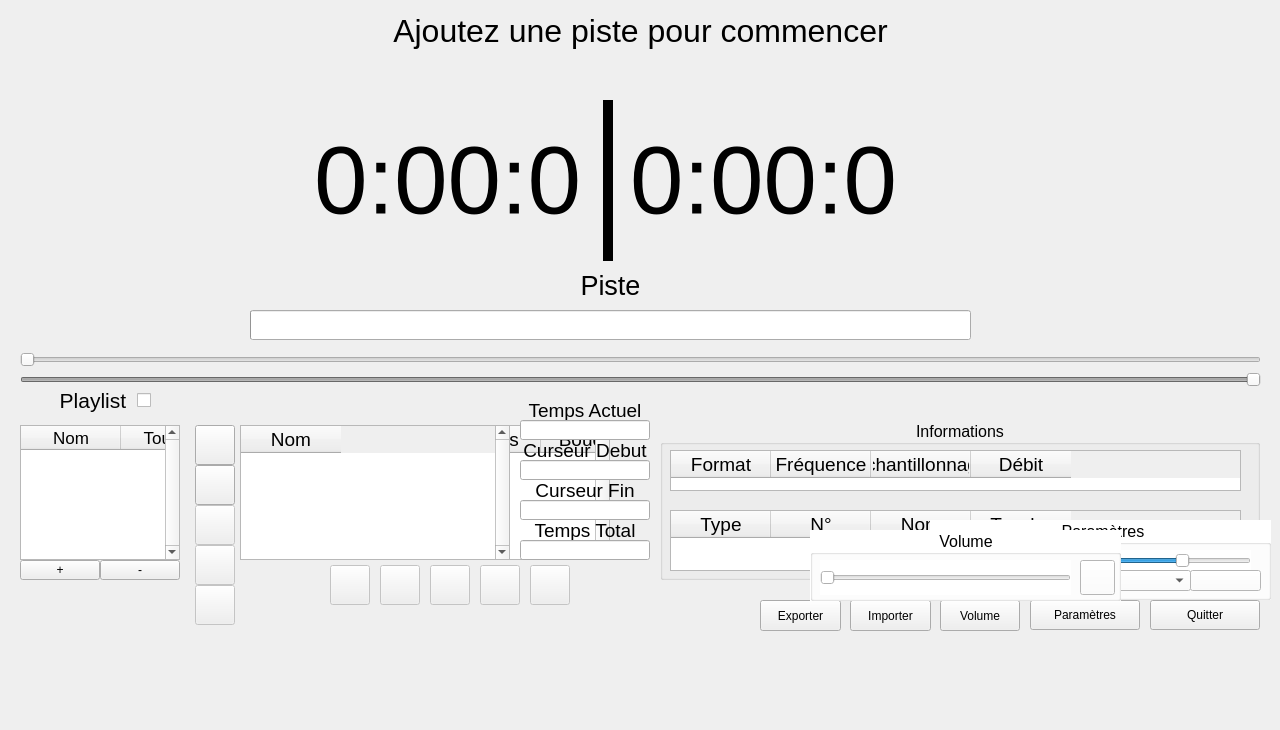
<?xml version="1.0" encoding="UTF-8"?>
<ui version="4.0">
 <class>MainWindow</class>
 <widget class="QMainWindow" name="MainWindow">
  <property name="geometry">
   <rect>
    <x>0</x>
    <y>0</y>
    <width>1280</width>
    <height>730</height>
   </rect>
  </property>
  <property name="minimumSize">
   <size>
    <width>1280</width>
    <height>730</height>
   </size>
  </property>
  <property name="maximumSize">
   <size>
    <width>16777215</width>
    <height>16777215</height>
   </size>
  </property>
  <property name="windowTitle">
   <string>Audio Boucler v1.05</string>
  </property>
  <widget class="QWidget" name="centralWidget">
   <widget class="QPushButton" name="pushButton_Lecture">
    <property name="enabled">
     <bool>false</bool>
    </property>
    <property name="geometry">
     <rect>
      <x>380</x>
      <y>565</y>
      <width>40</width>
      <height>40</height>
     </rect>
    </property>
    <property name="toolTip">
     <string>Lecture</string>
    </property>
    <property name="text">
     <string/>
    </property>
    <property name="icon">
     <iconset resource="application.qrc">
      <normaloff>:/Icon/Play.png</normaloff>:/Icon/Play.png</iconset>
    </property>
    <property name="iconSize">
     <size>
      <width>20</width>
      <height>20</height>
     </size>
    </property>
   </widget>
   <widget class="QPushButton" name="pushButton_Ajouter">
    <property name="geometry">
     <rect>
      <x>195</x>
      <y>425</y>
      <width>40</width>
      <height>40</height>
     </rect>
    </property>
    <property name="toolTip">
     <string>Ajouter des pistes</string>
    </property>
    <property name="text">
     <string/>
    </property>
    <property name="icon">
     <iconset resource="application.qrc">
      <normaloff>:/Icon/Ajout musique.png</normaloff>:/Icon/Ajout musique.png</iconset>
    </property>
    <property name="iconSize">
     <size>
      <width>30</width>
      <height>30</height>
     </size>
    </property>
   </widget>
   <widget class="QPushButton" name="pushButton_Quitter">
    <property name="geometry">
     <rect>
      <x>1150</x>
      <y>600</y>
      <width>110</width>
      <height>30</height>
     </rect>
    </property>
    <property name="toolTip">
     <string>Quitter</string>
    </property>
    <property name="text">
     <string>Quitter</string>
    </property>
   </widget>
   <widget class="QGroupBox" name="groupBox_Informations">
    <property name="geometry">
     <rect>
      <x>660</x>
      <y>420</y>
      <width>600</width>
      <height>160</height>
     </rect>
    </property>
    <property name="font">
     <font>
      <pointsize>12</pointsize>
     </font>
    </property>
    <property name="title">
     <string>Informations</string>
    </property>
    <property name="alignment">
     <set>Qt::AlignCenter</set>
    </property>
    <widget class="QTableWidget" name="tableWidget_Info">
     <property name="geometry">
      <rect>
       <x>10</x>
       <y>30</y>
       <width>571</width>
       <height>41</height>
      </rect>
     </property>
     <property name="font">
      <font>
       <pointsize>14</pointsize>
      </font>
     </property>
     <property name="verticalScrollBarPolicy">
      <enum>Qt::ScrollBarAlwaysOff</enum>
     </property>
     <property name="horizontalScrollBarPolicy">
      <enum>Qt::ScrollBarAlwaysOff</enum>
     </property>
     <property name="editTriggers">
      <set>QAbstractItemView::NoEditTriggers</set>
     </property>
     <property name="selectionMode">
      <enum>QAbstractItemView::NoSelection</enum>
     </property>
     <column>
      <property name="text">
       <string>Format</string>
      </property>
     </column>
     <column>
      <property name="text">
       <string>Fréquence</string>
      </property>
     </column>
     <column>
      <property name="text">
       <string>Echantillonnage</string>
      </property>
     </column>
     <column>
      <property name="text">
       <string>Débit</string>
      </property>
     </column>
    </widget>
    <widget class="QTableWidget" name="tableWidget_Touches">
     <property name="geometry">
      <rect>
       <x>10</x>
       <y>90</y>
       <width>571</width>
       <height>61</height>
      </rect>
     </property>
     <property name="font">
      <font>
       <pointsize>14</pointsize>
      </font>
     </property>
     <property name="horizontalScrollBarPolicy">
      <enum>Qt::ScrollBarAlwaysOff</enum>
     </property>
     <property name="editTriggers">
      <set>QAbstractItemView::NoEditTriggers</set>
     </property>
     <property name="selectionMode">
      <enum>QAbstractItemView::NoSelection</enum>
     </property>
     <attribute name="horizontalHeaderHighlightSections">
      <bool>false</bool>
     </attribute>
     <column>
      <property name="text">
       <string>Type</string>
      </property>
     </column>
     <column>
      <property name="text">
       <string>N°</string>
      </property>
     </column>
     <column>
      <property name="text">
       <string>Nom</string>
      </property>
     </column>
     <column>
      <property name="text">
       <string>Touche</string>
      </property>
     </column>
    </widget>
    <zorder>tableWidget_Touches</zorder>
    <zorder>tableWidget_Info</zorder>
   </widget>
   <widget class="QPushButton" name="pushButton_Stop">
    <property name="enabled">
     <bool>false</bool>
    </property>
    <property name="geometry">
     <rect>
      <x>480</x>
      <y>565</y>
      <width>40</width>
      <height>40</height>
     </rect>
    </property>
    <property name="toolTip">
     <string>Stop</string>
    </property>
    <property name="text">
     <string/>
    </property>
    <property name="icon">
     <iconset resource="application.qrc">
      <normaloff>:/Icon/Stop.png</normaloff>:/Icon/Stop.png</iconset>
    </property>
    <property name="iconSize">
     <size>
      <width>20</width>
      <height>20</height>
     </size>
    </property>
   </widget>
   <widget class="QLabel" name="label_Titre">
    <property name="geometry">
     <rect>
      <x>0</x>
      <y>0</y>
      <width>1281</width>
      <height>61</height>
     </rect>
    </property>
    <property name="font">
     <font>
      <pointsize>24</pointsize>
     </font>
    </property>
    <property name="text">
     <string>Ajoutez une piste pour commencer</string>
    </property>
    <property name="alignment">
     <set>Qt::AlignCenter</set>
    </property>
   </widget>
   <widget class="QSlider" name="horizontalSlider_debut">
    <property name="enabled">
     <bool>false</bool>
    </property>
    <property name="geometry">
     <rect>
      <x>20</x>
      <y>350</y>
      <width>1241</width>
      <height>20</height>
     </rect>
    </property>
    <property name="minimum">
     <number>0</number>
    </property>
    <property name="maximum">
     <number>10000</number>
    </property>
    <property name="orientation">
     <enum>Qt::Horizontal</enum>
    </property>
   </widget>
   <widget class="QSlider" name="horizontalSlider_fin">
    <property name="enabled">
     <bool>false</bool>
    </property>
    <property name="geometry">
     <rect>
      <x>20</x>
      <y>370</y>
      <width>1241</width>
      <height>20</height>
     </rect>
    </property>
    <property name="minimum">
     <number>0</number>
    </property>
    <property name="maximum">
     <number>10000</number>
    </property>
    <property name="value">
     <number>10000</number>
    </property>
    <property name="orientation">
     <enum>Qt::Horizontal</enum>
    </property>
   </widget>
   <widget class="QTableWidget" name="tableWidget_Pistes">
    <property name="geometry">
     <rect>
      <x>240</x>
      <y>425</y>
      <width>370</width>
      <height>135</height>
     </rect>
    </property>
    <property name="font">
     <font>
      <pointsize>14</pointsize>
     </font>
    </property>
    <property name="verticalScrollBarPolicy">
     <enum>Qt::ScrollBarAlwaysOn</enum>
    </property>
    <property name="horizontalScrollBarPolicy">
     <enum>Qt::ScrollBarAlwaysOff</enum>
    </property>
    <property name="cornerButtonEnabled">
     <bool>false</bool>
    </property>
    <attribute name="horizontalHeaderHighlightSections">
     <bool>false</bool>
    </attribute>
    <column>
     <property name="text">
      <string>Nom</string>
     </property>
    </column>
    <column>
     <property name="text">
      <string>Touche</string>
     </property>
    </column>
    <column>
     <property name="text">
      <string>Temps</string>
     </property>
    </column>
    <column>
     <property name="text">
      <string>Boucler</string>
     </property>
    </column>
   </widget>
   <widget class="QPushButton" name="pushButton_Supprimer">
    <property name="enabled">
     <bool>false</bool>
    </property>
    <property name="geometry">
     <rect>
      <x>195</x>
      <y>585</y>
      <width>40</width>
      <height>40</height>
     </rect>
    </property>
    <property name="toolTip">
     <string>Supprimer</string>
    </property>
    <property name="text">
     <string/>
    </property>
    <property name="icon">
     <iconset resource="application.qrc">
      <normaloff>:/Icon/Supprimer.png</normaloff>:/Icon/Supprimer.png</iconset>
    </property>
    <property name="iconSize">
     <size>
      <width>30</width>
      <height>30</height>
     </size>
    </property>
   </widget>
   <widget class="QWidget" name="widget_G" native="true">
    <property name="geometry">
     <rect>
      <x>10</x>
      <y>60</y>
      <width>0</width>
      <height>280</height>
     </rect>
    </property>
    <property name="styleSheet">
     <string notr="true">background-color: grey;</string>
    </property>
   </widget>
   <widget class="QWidget" name="widget_D" native="true">
    <property name="geometry">
     <rect>
      <x>1260</x>
      <y>70</y>
      <width>0</width>
      <height>280</height>
     </rect>
    </property>
    <property name="styleSheet">
     <string notr="true">background-color: grey;</string>
    </property>
   </widget>
   <widget class="QPushButton" name="pushButton_Monter">
    <property name="enabled">
     <bool>false</bool>
    </property>
    <property name="geometry">
     <rect>
      <x>195</x>
      <y>505</y>
      <width>40</width>
      <height>40</height>
     </rect>
    </property>
    <property name="toolTip">
     <string>Monter la piste</string>
    </property>
    <property name="text">
     <string/>
    </property>
    <property name="icon">
     <iconset resource="application.qrc">
      <normaloff>:/Icon/Monter.png</normaloff>:/Icon/Monter.png</iconset>
    </property>
    <property name="iconSize">
     <size>
      <width>25</width>
      <height>25</height>
     </size>
    </property>
   </widget>
   <widget class="QPushButton" name="pushButton_Descendre">
    <property name="enabled">
     <bool>false</bool>
    </property>
    <property name="geometry">
     <rect>
      <x>195</x>
      <y>545</y>
      <width>40</width>
      <height>40</height>
     </rect>
    </property>
    <property name="toolTip">
     <string>Descendre la piste</string>
    </property>
    <property name="text">
     <string/>
    </property>
    <property name="icon">
     <iconset resource="application.qrc">
      <normaloff>:/Icon/Descendre.png</normaloff>:/Icon/Descendre.png</iconset>
    </property>
    <property name="iconSize">
     <size>
      <width>25</width>
      <height>25</height>
     </size>
    </property>
   </widget>
   <widget class="QTableWidget" name="tableWidget_Playlist">
    <property name="geometry">
     <rect>
      <x>20</x>
      <y>425</y>
      <width>160</width>
      <height>135</height>
     </rect>
    </property>
    <property name="font">
     <font>
      <pointsize>13</pointsize>
     </font>
    </property>
    <property name="verticalScrollBarPolicy">
     <enum>Qt::ScrollBarAlwaysOn</enum>
    </property>
    <property name="horizontalScrollBarPolicy">
     <enum>Qt::ScrollBarAlwaysOff</enum>
    </property>
    <column>
     <property name="text">
      <string>Nom</string>
     </property>
    </column>
    <column>
     <property name="text">
      <string>Touche</string>
     </property>
    </column>
    <column>
     <property name="text">
      <string>Boucler</string>
     </property>
    </column>
   </widget>
   <widget class="QPushButton" name="pushButton_nouvellePlaylist">
    <property name="geometry">
     <rect>
      <x>20</x>
      <y>560</y>
      <width>80</width>
      <height>20</height>
     </rect>
    </property>
    <property name="toolTip">
     <string>Ajouter une playlist</string>
    </property>
    <property name="text">
     <string>+</string>
    </property>
   </widget>
   <widget class="QPushButton" name="pushButton_Precedent">
    <property name="enabled">
     <bool>false</bool>
    </property>
    <property name="geometry">
     <rect>
      <x>330</x>
      <y>565</y>
      <width>40</width>
      <height>40</height>
     </rect>
    </property>
    <property name="toolTip">
     <string>Précédent</string>
    </property>
    <property name="text">
     <string/>
    </property>
    <property name="icon">
     <iconset resource="application.qrc">
      <normaloff>:/Icon/Précédent.png</normaloff>:/Icon/Précédent.png</iconset>
    </property>
    <property name="iconSize">
     <size>
      <width>20</width>
      <height>20</height>
     </size>
    </property>
   </widget>
   <widget class="QPushButton" name="pushButton_Suivant">
    <property name="enabled">
     <bool>false</bool>
    </property>
    <property name="geometry">
     <rect>
      <x>530</x>
      <y>565</y>
      <width>40</width>
      <height>40</height>
     </rect>
    </property>
    <property name="toolTip">
     <string>Suivant</string>
    </property>
    <property name="text">
     <string/>
    </property>
    <property name="icon">
     <iconset resource="application.qrc">
      <normaloff>:/Icon/Suivant.png</normaloff>:/Icon/Suivant.png</iconset>
    </property>
    <property name="iconSize">
     <size>
      <width>20</width>
      <height>20</height>
     </size>
    </property>
   </widget>
   <widget class="QLabel" name="label_tempsActuel">
    <property name="geometry">
     <rect>
      <x>520</x>
      <y>400</y>
      <width>130</width>
      <height>20</height>
     </rect>
    </property>
    <property name="font">
     <font>
      <pointsize>14</pointsize>
     </font>
    </property>
    <property name="text">
     <string>Temps Actuel</string>
    </property>
    <property name="alignment">
     <set>Qt::AlignCenter</set>
    </property>
   </widget>
   <widget class="QLabel" name="label_cursDebut">
    <property name="geometry">
     <rect>
      <x>520</x>
      <y>440</y>
      <width>130</width>
      <height>20</height>
     </rect>
    </property>
    <property name="font">
     <font>
      <pointsize>14</pointsize>
     </font>
    </property>
    <property name="text">
     <string>Curseur Debut</string>
    </property>
    <property name="alignment">
     <set>Qt::AlignCenter</set>
    </property>
   </widget>
   <widget class="QLabel" name="label_cursFin">
    <property name="geometry">
     <rect>
      <x>520</x>
      <y>480</y>
      <width>130</width>
      <height>20</height>
     </rect>
    </property>
    <property name="font">
     <font>
      <pointsize>14</pointsize>
     </font>
    </property>
    <property name="text">
     <string>Curseur Fin</string>
    </property>
    <property name="alignment">
     <set>Qt::AlignCenter</set>
    </property>
   </widget>
   <widget class="QLabel" name="label_tempsTotal">
    <property name="geometry">
     <rect>
      <x>520</x>
      <y>520</y>
      <width>130</width>
      <height>20</height>
     </rect>
    </property>
    <property name="font">
     <font>
      <pointsize>14</pointsize>
     </font>
    </property>
    <property name="text">
     <string>Temps Total</string>
    </property>
    <property name="alignment">
     <set>Qt::AlignCenter</set>
    </property>
   </widget>
   <widget class="QPushButton" name="pushButton_supprimerPlaylist">
    <property name="geometry">
     <rect>
      <x>100</x>
      <y>560</y>
      <width>80</width>
      <height>20</height>
     </rect>
    </property>
    <property name="toolTip">
     <string>Supprimer la playlist</string>
    </property>
    <property name="text">
     <string>-</string>
    </property>
   </widget>
   <widget class="QPushButton" name="pushButton_AjouterDossier">
    <property name="geometry">
     <rect>
      <x>195</x>
      <y>465</y>
      <width>40</width>
      <height>40</height>
     </rect>
    </property>
    <property name="toolTip">
     <string>Ajouter un dossier</string>
    </property>
    <property name="text">
     <string/>
    </property>
    <property name="icon">
     <iconset resource="application.qrc">
      <normaloff>:/Icon/Ajout dossier musique.png</normaloff>:/Icon/Ajout dossier musique.png</iconset>
    </property>
    <property name="iconSize">
     <size>
      <width>30</width>
      <height>30</height>
     </size>
    </property>
   </widget>
   <widget class="QPushButton" name="pushButton_Pause">
    <property name="enabled">
     <bool>false</bool>
    </property>
    <property name="geometry">
     <rect>
      <x>430</x>
      <y>565</y>
      <width>40</width>
      <height>40</height>
     </rect>
    </property>
    <property name="toolTip">
     <string>Pause</string>
    </property>
    <property name="text">
     <string/>
    </property>
    <property name="icon">
     <iconset resource="application.qrc">
      <normaloff>:/Icon/Pause.png</normaloff>:/Icon/Pause.png</iconset>
    </property>
    <property name="iconSize">
     <size>
      <width>20</width>
      <height>20</height>
     </size>
    </property>
   </widget>
   <widget class="QCheckBox" name="checkBox_Playlist">
    <property name="geometry">
     <rect>
      <x>30</x>
      <y>385</y>
      <width>121</width>
      <height>31</height>
     </rect>
    </property>
    <property name="font">
     <font>
      <pointsize>16</pointsize>
     </font>
    </property>
    <property name="layoutDirection">
     <enum>Qt::RightToLeft</enum>
    </property>
    <property name="text">
     <string>Playlist </string>
    </property>
   </widget>
   <widget class="QPushButton" name="pushButton_Parametres">
    <property name="geometry">
     <rect>
      <x>1030</x>
      <y>600</y>
      <width>110</width>
      <height>30</height>
     </rect>
    </property>
    <property name="toolTip">
     <string>Paramètres</string>
    </property>
    <property name="text">
     <string>Paramètres</string>
    </property>
   </widget>
   <widget class="QGroupBox" name="groupBox_Parametres">
    <property name="geometry">
     <rect>
      <x>930</x>
      <y>520</y>
      <width>341</width>
      <height>80</height>
     </rect>
    </property>
    <property name="font">
     <font>
      <pointsize>12</pointsize>
     </font>
    </property>
    <property name="styleSheet">
     <string notr="true">background-color: white;</string>
    </property>
    <property name="title">
     <string>Paramètres</string>
    </property>
    <property name="alignment">
     <set>Qt::AlignCenter</set>
    </property>
    <widget class="QLabel" name="label_Opacite">
     <property name="geometry">
      <rect>
       <x>10</x>
       <y>30</y>
       <width>71</width>
       <height>21</height>
      </rect>
     </property>
     <property name="font">
      <font>
       <pointsize>10</pointsize>
      </font>
     </property>
     <property name="text">
      <string>Opacité :</string>
     </property>
    </widget>
    <widget class="QSlider" name="horizontalSlider_Opacite">
     <property name="geometry">
      <rect>
       <x>60</x>
       <y>30</y>
       <width>261</width>
       <height>21</height>
      </rect>
     </property>
     <property name="font">
      <font>
       <pointsize>10</pointsize>
      </font>
     </property>
     <property name="maximum">
      <number>100</number>
     </property>
     <property name="value">
      <number>75</number>
     </property>
     <property name="sliderPosition">
      <number>75</number>
     </property>
     <property name="orientation">
      <enum>Qt::Horizontal</enum>
     </property>
    </widget>
    <widget class="QLabel" name="label_Output">
     <property name="geometry">
      <rect>
       <x>10</x>
       <y>50</y>
       <width>41</width>
       <height>21</height>
      </rect>
     </property>
     <property name="font">
      <font>
       <pointsize>10</pointsize>
      </font>
     </property>
     <property name="text">
      <string>Sortie:</string>
     </property>
    </widget>
    <widget class="QComboBox" name="comboBox_Output">
     <property name="geometry">
      <rect>
       <x>50</x>
       <y>50</y>
       <width>211</width>
       <height>21</height>
      </rect>
     </property>
     <property name="font">
      <font>
       <pointsize>10</pointsize>
      </font>
     </property>
    </widget>
    <widget class="QPushButton" name="pushButton_ActualiserOutput">
     <property name="geometry">
      <rect>
       <x>260</x>
       <y>50</y>
       <width>71</width>
       <height>21</height>
      </rect>
     </property>
     <property name="font">
      <font>
       <pointsize>10</pointsize>
      </font>
     </property>
     <property name="toolTip">
      <string>Actualiser</string>
     </property>
     <property name="text">
      <string/>
     </property>
     <property name="icon">
      <iconset resource="application.qrc">
       <normaloff>:/Icon/Boucle.png</normaloff>:/Icon/Boucle.png</iconset>
     </property>
    </widget>
   </widget>
   <widget class="QTableWidget" name="tableWidget_PistesPlaylist">
    <property name="geometry">
     <rect>
      <x>240</x>
      <y>425</y>
      <width>270</width>
      <height>135</height>
     </rect>
    </property>
    <property name="font">
     <font>
      <pointsize>14</pointsize>
     </font>
    </property>
    <property name="verticalScrollBarPolicy">
     <enum>Qt::ScrollBarAlwaysOn</enum>
    </property>
    <property name="horizontalScrollBarPolicy">
     <enum>Qt::ScrollBarAlwaysOff</enum>
    </property>
    <column>
     <property name="text">
      <string>Nom</string>
     </property>
    </column>
   </widget>
   <widget class="QPushButton" name="pushButton_Exporter">
    <property name="geometry">
     <rect>
      <x>760</x>
      <y>600</y>
      <width>81</width>
      <height>31</height>
     </rect>
    </property>
    <property name="toolTip">
     <string>Exporter</string>
    </property>
    <property name="text">
     <string>Exporter</string>
    </property>
    <property name="icon">
     <iconset resource="application.qrc">
      <normaloff>:/Icon/Export.png</normaloff>:/Icon/Export.png</iconset>
    </property>
    <property name="iconSize">
     <size>
      <width>30</width>
      <height>30</height>
     </size>
    </property>
   </widget>
   <widget class="QPushButton" name="pushButton_Importer">
    <property name="geometry">
     <rect>
      <x>850</x>
      <y>600</y>
      <width>81</width>
      <height>31</height>
     </rect>
    </property>
    <property name="toolTip">
     <string>Importer</string>
    </property>
    <property name="text">
     <string>Importer</string>
    </property>
    <property name="icon">
     <iconset resource="application.qrc">
      <normaloff>:/Icon/Import.png</normaloff>:/Icon/Import.png</iconset>
    </property>
    <property name="iconSize">
     <size>
      <width>30</width>
      <height>30</height>
     </size>
    </property>
   </widget>
   <widget class="QLineEdit" name="lineEdit_tempsTotal">
    <property name="geometry">
     <rect>
      <x>520</x>
      <y>540</y>
      <width>130</width>
      <height>20</height>
     </rect>
    </property>
    <property name="font">
     <font>
      <pointsize>14</pointsize>
     </font>
    </property>
    <property name="alignment">
     <set>Qt::AlignCenter</set>
    </property>
    <property name="readOnly">
     <bool>true</bool>
    </property>
   </widget>
   <widget class="QLineEdit" name="lineEdit_tempsActuel">
    <property name="geometry">
     <rect>
      <x>520</x>
      <y>420</y>
      <width>130</width>
      <height>20</height>
     </rect>
    </property>
    <property name="font">
     <font>
      <pointsize>14</pointsize>
     </font>
    </property>
    <property name="alignment">
     <set>Qt::AlignCenter</set>
    </property>
    <property name="readOnly">
     <bool>true</bool>
    </property>
   </widget>
   <widget class="QLineEdit" name="lineEdit_cursDebut">
    <property name="geometry">
     <rect>
      <x>520</x>
      <y>460</y>
      <width>130</width>
      <height>20</height>
     </rect>
    </property>
    <property name="font">
     <font>
      <pointsize>14</pointsize>
     </font>
    </property>
    <property name="alignment">
     <set>Qt::AlignCenter</set>
    </property>
   </widget>
   <widget class="QLineEdit" name="lineEdit_cursFin">
    <property name="geometry">
     <rect>
      <x>520</x>
      <y>500</y>
      <width>130</width>
      <height>20</height>
     </rect>
    </property>
    <property name="font">
     <font>
      <pointsize>14</pointsize>
     </font>
    </property>
    <property name="alignment">
     <set>Qt::AlignCenter</set>
    </property>
   </widget>
   <widget class="QPushButton" name="pushButton_volume">
    <property name="geometry">
     <rect>
      <x>940</x>
      <y>600</y>
      <width>80</width>
      <height>31</height>
     </rect>
    </property>
    <property name="toolTip">
     <string>Volume</string>
    </property>
    <property name="text">
     <string>Volume</string>
    </property>
    <property name="icon">
     <iconset resource="application.qrc">
      <normaloff>:/Icon/Haut-parleur son.png</normaloff>:/Icon/Haut-parleur son.png</iconset>
    </property>
    <property name="iconSize">
     <size>
      <width>30</width>
      <height>30</height>
     </size>
    </property>
   </widget>
   <widget class="QGroupBox" name="groupBox_volume">
    <property name="geometry">
     <rect>
      <x>810</x>
      <y>530</y>
      <width>311</width>
      <height>71</height>
     </rect>
    </property>
    <property name="font">
     <font>
      <pointsize>12</pointsize>
     </font>
    </property>
    <property name="styleSheet">
     <string notr="true">background-color: white;</string>
    </property>
    <property name="title">
     <string>Volume</string>
    </property>
    <property name="alignment">
     <set>Qt::AlignCenter</set>
    </property>
    <widget class="QSlider" name="horizontalSlider_Volume">
     <property name="geometry">
      <rect>
       <x>10</x>
       <y>30</y>
       <width>251</width>
       <height>35</height>
      </rect>
     </property>
     <property name="maximum">
      <number>100</number>
     </property>
     <property name="value">
      <number>0</number>
     </property>
     <property name="orientation">
      <enum>Qt::Horizontal</enum>
     </property>
    </widget>
    <widget class="QPushButton" name="pushButton_Muet">
     <property name="geometry">
      <rect>
       <x>270</x>
       <y>30</y>
       <width>35</width>
       <height>35</height>
      </rect>
     </property>
     <property name="toolTip">
      <string>Muet</string>
     </property>
     <property name="text">
      <string/>
     </property>
     <property name="icon">
      <iconset resource="application.qrc">
       <normaloff>:/Icon/Haut-parleur son.png</normaloff>:/Icon/Haut-parleur son.png</iconset>
     </property>
     <property name="iconSize">
      <size>
       <width>30</width>
       <height>30</height>
      </size>
     </property>
    </widget>
   </widget>
   <widget class="QLabel" name="label_tempsActuelPlaylist">
    <property name="geometry">
     <rect>
      <x>20</x>
      <y>100</y>
      <width>561</width>
      <height>161</height>
     </rect>
    </property>
    <property name="font">
     <font>
      <pointsize>72</pointsize>
     </font>
    </property>
    <property name="text">
     <string>0:00:0</string>
    </property>
    <property name="alignment">
     <set>Qt::AlignRight|Qt::AlignTrailing|Qt::AlignVCenter</set>
    </property>
   </widget>
   <widget class="Line" name="line_tempsPlaylist">
    <property name="geometry">
     <rect>
      <x>600</x>
      <y>100</y>
      <width>16</width>
      <height>161</height>
     </rect>
    </property>
    <property name="font">
     <font>
      <pointsize>8</pointsize>
     </font>
    </property>
    <property name="frameShadow">
     <enum>QFrame::Plain</enum>
    </property>
    <property name="lineWidth">
     <number>10</number>
    </property>
    <property name="orientation">
     <enum>Qt::Vertical</enum>
    </property>
   </widget>
   <widget class="QLabel" name="label_tempsTotalPlaylist">
    <property name="geometry">
     <rect>
      <x>630</x>
      <y>100</y>
      <width>561</width>
      <height>161</height>
     </rect>
    </property>
    <property name="font">
     <font>
      <pointsize>72</pointsize>
     </font>
    </property>
    <property name="text">
     <string>0:00:0</string>
    </property>
    <property name="alignment">
     <set>Qt::AlignLeading|Qt::AlignLeft|Qt::AlignVCenter</set>
    </property>
   </widget>
   <widget class="QLabel" name="label_titrePistePlaylist">
    <property name="geometry">
     <rect>
      <x>430</x>
      <y>260</y>
      <width>361</width>
      <height>51</height>
     </rect>
    </property>
    <property name="font">
     <font>
      <pointsize>20</pointsize>
     </font>
    </property>
    <property name="lineWidth">
     <number>1</number>
    </property>
    <property name="text">
     <string>Piste</string>
    </property>
    <property name="alignment">
     <set>Qt::AlignCenter</set>
    </property>
   </widget>
   <widget class="QProgressBar" name="progressBar_Playlist">
    <property name="geometry">
     <rect>
      <x>250</x>
      <y>310</y>
      <width>721</width>
      <height>30</height>
     </rect>
    </property>
    <property name="value">
     <number>0</number>
    </property>
    <property name="textVisible">
     <bool>false</bool>
    </property>
   </widget>
   <zorder>groupBox_Informations</zorder>
   <zorder>pushButton_Lecture</zorder>
   <zorder>pushButton_Ajouter</zorder>
   <zorder>pushButton_Quitter</zorder>
   <zorder>pushButton_Stop</zorder>
   <zorder>label_Titre</zorder>
   <zorder>horizontalSlider_debut</zorder>
   <zorder>horizontalSlider_fin</zorder>
   <zorder>tableWidget_Pistes</zorder>
   <zorder>pushButton_Supprimer</zorder>
   <zorder>widget_G</zorder>
   <zorder>widget_D</zorder>
   <zorder>pushButton_Monter</zorder>
   <zorder>pushButton_Descendre</zorder>
   <zorder>tableWidget_Playlist</zorder>
   <zorder>pushButton_nouvellePlaylist</zorder>
   <zorder>pushButton_Precedent</zorder>
   <zorder>pushButton_Suivant</zorder>
   <zorder>label_tempsActuel</zorder>
   <zorder>label_cursDebut</zorder>
   <zorder>label_cursFin</zorder>
   <zorder>label_tempsTotal</zorder>
   <zorder>pushButton_supprimerPlaylist</zorder>
   <zorder>pushButton_AjouterDossier</zorder>
   <zorder>pushButton_Pause</zorder>
   <zorder>checkBox_Playlist</zorder>
   <zorder>pushButton_Parametres</zorder>
   <zorder>groupBox_Parametres</zorder>
   <zorder>tableWidget_PistesPlaylist</zorder>
   <zorder>pushButton_Exporter</zorder>
   <zorder>pushButton_Importer</zorder>
   <zorder>lineEdit_tempsTotal</zorder>
   <zorder>lineEdit_tempsActuel</zorder>
   <zorder>lineEdit_cursDebut</zorder>
   <zorder>lineEdit_cursFin</zorder>
   <zorder>pushButton_volume</zorder>
   <zorder>groupBox_volume</zorder>
   <zorder>label_tempsActuelPlaylist</zorder>
   <zorder>line_tempsPlaylist</zorder>
   <zorder>label_tempsTotalPlaylist</zorder>
   <zorder>label_titrePistePlaylist</zorder>
   <zorder>progressBar_Playlist</zorder>
  </widget>
  <action name="actionOuvrir">
   <property name="text">
    <string>Ouvrir</string>
   </property>
  </action>
  <action name="actionOuvrir_2">
   <property name="text">
    <string>Ouvrir</string>
   </property>
  </action>
 </widget>
 <layoutdefault spacing="6" margin="11"/>
 <resources>
  <include location="application.qrc"/>
 </resources>
 <connections>
  <connection>
   <sender>pushButton_Quitter</sender>
   <signal>clicked()</signal>
   <receiver>MainWindow</receiver>
   <slot>close()</slot>
   <hints>
    <hint type="sourcelabel">
     <x>534</x>
     <y>742</y>
    </hint>
    <hint type="destinationlabel">
     <x>411</x>
     <y>416</y>
    </hint>
   </hints>
  </connection>
 </connections>
</ui>
